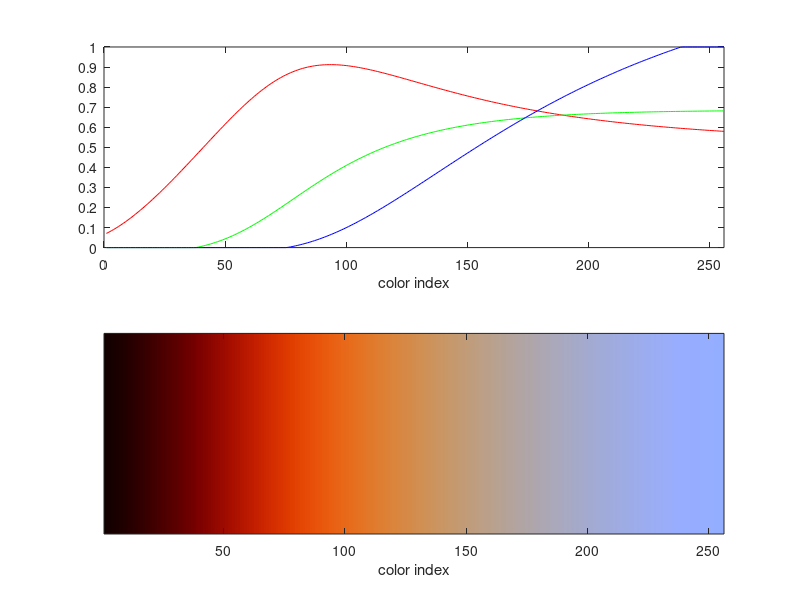
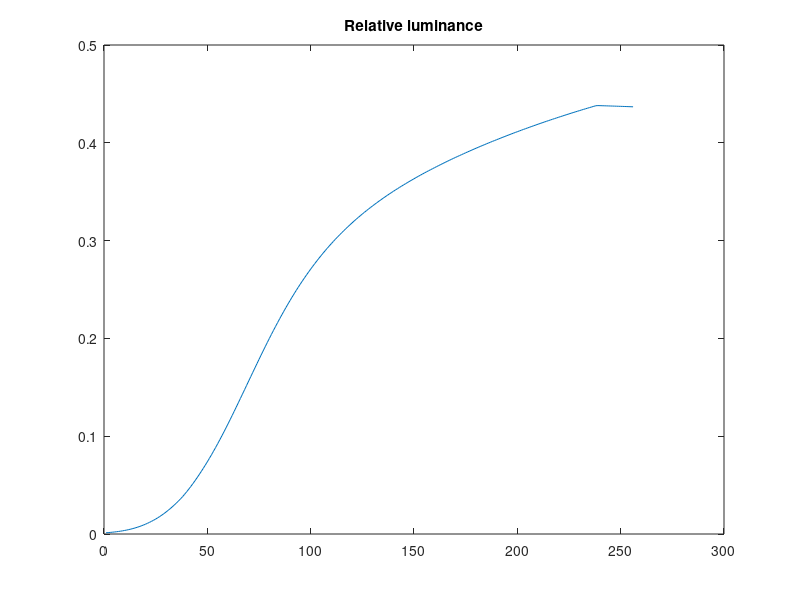
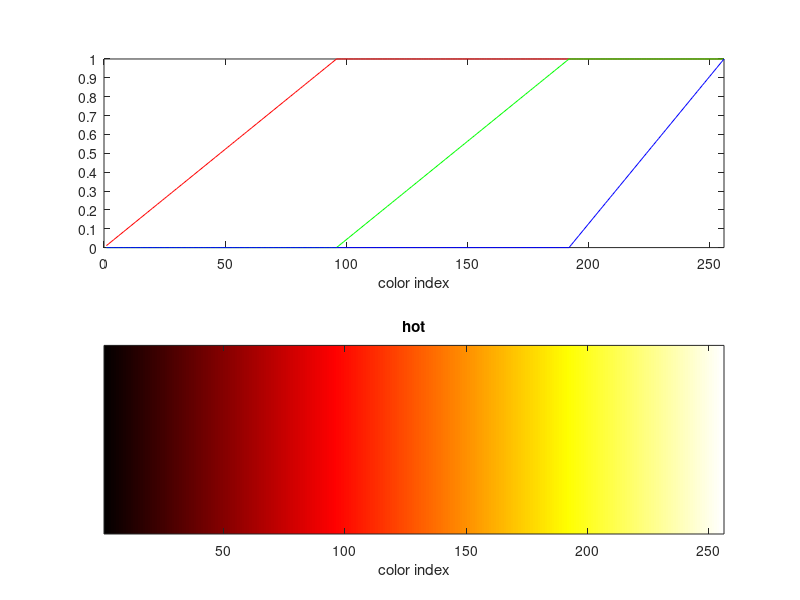
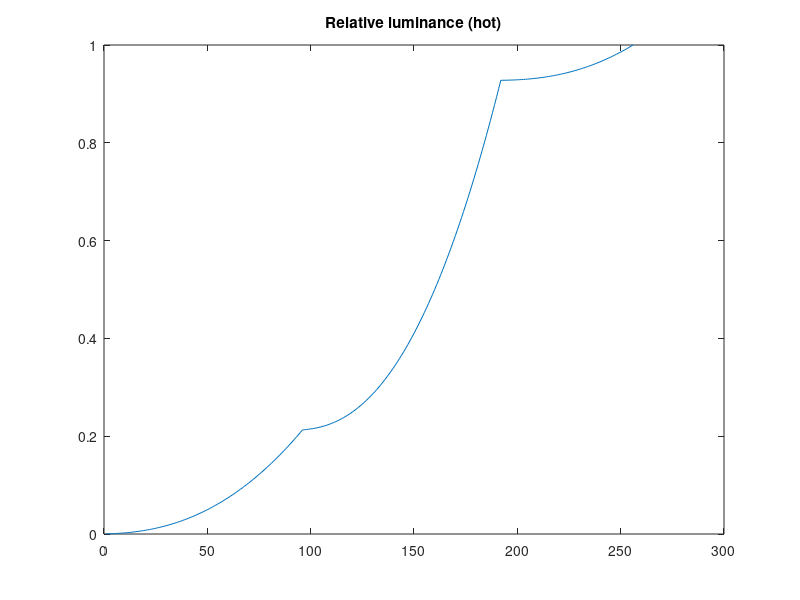

The MATLAB script that drew these images, in order:
% GNU Octave script
warning ("off", "Octave:broadcast");

% CODATA 2014
c  = 299792458;
h  = 6.626070040e-34;  % Planck constant
kB = 1.38064852e-23;   % Boltzmann constant
c1 = 2 * h * c * c;
c2 = h * c / kB;
PlanksLaw = @(T, lambda) c1 ./ lambda.^5 ./ (exp(c2 ./ lambda ./ T) - 1);

T0 = 300;
T1 = 12000;
n_div = 256;

cmf = load('ciexyzjv.csv');
%T_s = fliplr(1 ./ linspace(1/T1, 1/T0, n_div));
%T_s = linspace(T0, T1, n_div);
T_s = linspace(sqrt(T0), sqrt(T1), n_div).^2;
rgb = zeros(length(T_s), 3);
for id_T = 1:length(T_s)
  rgb(id_T, :) = cmf(:, 2:4)' * PlanksLaw(T_s(id_T), cmf(:, 1)*1e-9);
end
rgb ./= rgb(:, 2);
rgb .*= 1 - atan(1 ./ (T_s' / 2000) .^ 2) / pi * 2;  % light adjust
rgb *= 0.7;

sRGB_M = [
 3.2406 -1.5372 -0.4986
-0.9689  1.8758  0.0415
 0.0557 -0.2040  1.0570];

rgb = rgb * sRGB_M';

rgb(rgb>1) = 1;
rgb(rgb<0) = 0;

figure(1);
subplot(2,1,1);
rgbplot(rgb, 'profile');
subplot(2,1,2);
rgbplot(rgb, 'composite');

% inv gamma
invCSRGB = @(cs) (cs/12.92).*(cs<=0.040449936) + (((cs+0.055)/1.055).^2.4) .* (1 - (cs<=0.040449936));
figure(2);
plot(1:length(T_s), invCSRGB(rgb) * [0.2126 0.7152 0.0722]');
title('Relative luminance');


cm_ex1 = hot(256);

figure(9);
subplot(2,1,1);
rgbplot(cm_ex1, 'profile');
subplot(2,1,2);
rgbplot(cm_ex1, 'composite');
title('hot');

figure(10);
plot(1:length(cm_ex1), invCSRGB(cm_ex1) * [0.2126 0.7152 0.0722]');
title('Relative luminance (hot)');

%{
% approximation
function [x y] = CIE_xy_Temp(T)
  % in CIE xy
  if (T < 4000)
      x = -0.2661239*1e9/T/T/T - 0.2343580*1e6/T/T + 0.8776956*1e3/T + 0.179910;
  else
      x = -3.0258469*1e9/T/T/T + 2.1070379*1e6/T/T + 0.2226347*1e3/T + 0.240390;
  end
  if (T < 2222)
      y = -1.1063814*x*x*x - 1.34811020*x*x + 2.18555832*x - 0.20219683;
  elseif (T < 4000)
      y = -0.9549476*x*x*x - 1.37418593*x*x + 2.09137015*x - 0.16748867;
  else
      y =  3.0817580*x*x*x - 5.87338670*x*x + 3.75112997*x - 0.37001483;
  end
endfunction

function [r,g,b] = rgb_temp(T, Y)
  [x y] = CIE_xy_Temp(T);
  X = Y * x / y;
  Z = Y * (1-x-y) / y;
  CSRGB = @(c) (12.92*c).*(c<=0.0031308) + (1.055*c^(1/2.4)-0.055) .* (1-(c<=0.0031308));
  r = CSRGB( 3.2406*X - 1.5372*Y - 0.4986*Z);
  g = CSRGB(-0.9689*X + 1.8758*Y + 0.0415*Z);
  b = CSRGB( 0.0557*X - 0.2040*Y + 1.0570*Z);
endfunction
%}
